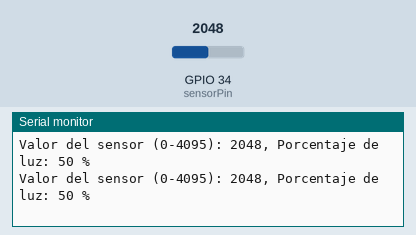
Recording of a sketch running on a simulated ESP32. Shown: the last lines printed to the serial monitor. The test bench sets the inputs (shaded band); at power-on: GPIO 34 (sensorPin) = 2048.

Above: at 1.8 s.
1.9 s: GPIO 34 (sensorPin) set to 2866
At 2.8 s:
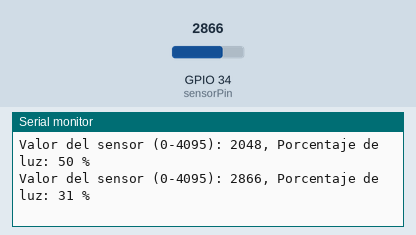
3.4 s: GPIO 34 (sensorPin) set to 3603
At 4.7 s:
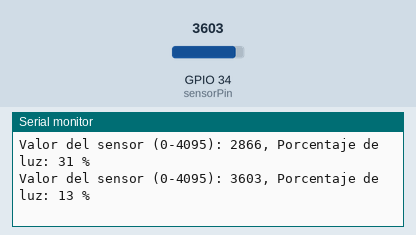
Timing chart, 0 to 6.4 s (numbered marks = the images above; inputs shaded):
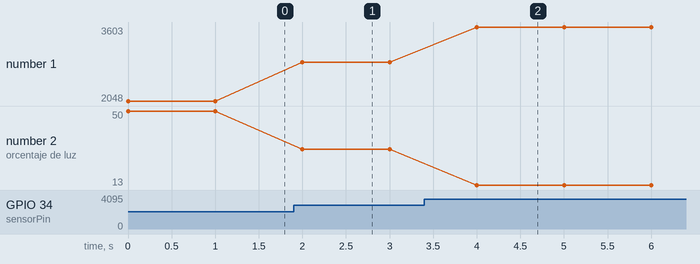

The sketch:

index.ino
```cpp
int sensorPin = 34;  // Pin analógico D34
int sensorValue = 0;  // Variable para almacenar la lectura del sensor
const int SERIAL_BAUDRATE = 115200; //SERIAL PORT
int min_value = 0;
int max_value = 4095;


void setup() {
  Serial.begin(SERIAL_BAUDRATE);  // Inicia comunicación serie
}

void loop() {
  sensorValue = analogRead(sensorPin);  // Lee el valor analógico del sensor

  // Invertir el valor mapeado para que 0% sea sin luz y 100% con luz
  int lightPercentage = map(sensorValue, min_value, max_value, 100, 0);

  Serial.print("Valor del sensor (0-4095): ");
  Serial.print(sensorValue);
  Serial.print(", Porcentaje de luz: ");
  Serial.print(lightPercentage);
  Serial.println(" %");

  delay(1000);  // Espera 1 segundo antes de la próxima lectura
}
```

Measured:
- after the input at 1.9 s, the serial monitor: prints a new line after 0.10 s (image 1)
- after the input at 3.4 s, the serial monitor: prints a new line after 0.60 s (image 2)
- plotted number 1: 2048 → 2866 after the input at 1.9 s, 2866 → 3603 after the input at 3.4 s
- plotted number 2: 50 → 31 after the input at 1.9 s, 31 → 13 after the input at 3.4 s
